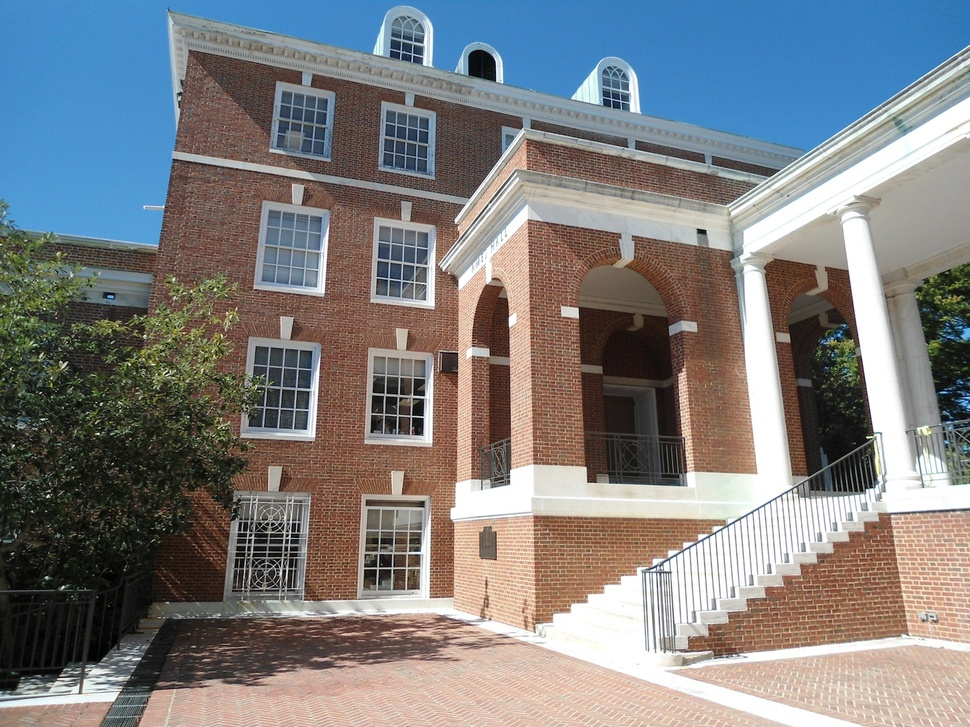
#> input picture lab_week7/ames1.JPG, 970 x 727 px, shrunk from 1600 x 1200 before the run
$ jupyter execute DoManhHung_20002053.ipynb
#> lines starting #> are read from the running program, lines starting #| are printed output that depends on the picture; after the words box and inside, x2 and y2 are one past the last pixel; in counts of white or black regions, pixels touching at a corner belong together
[cell 1]
import cv2
import matplotlib.pyplot as plt
import numpy as np

[cell 2]
image_ames1 = cv2.imread('./ames1.JPG')
#> image_ames1 is the input picture: shape (727, 970, 3); mean B, G, R 128, 126.7, 126.2
image_ames1 = cv2.cvtColor(image_ames1, cv2.COLOR_BGR2RGB)

image_ames2 = cv2.imread('./ames2.JPG')
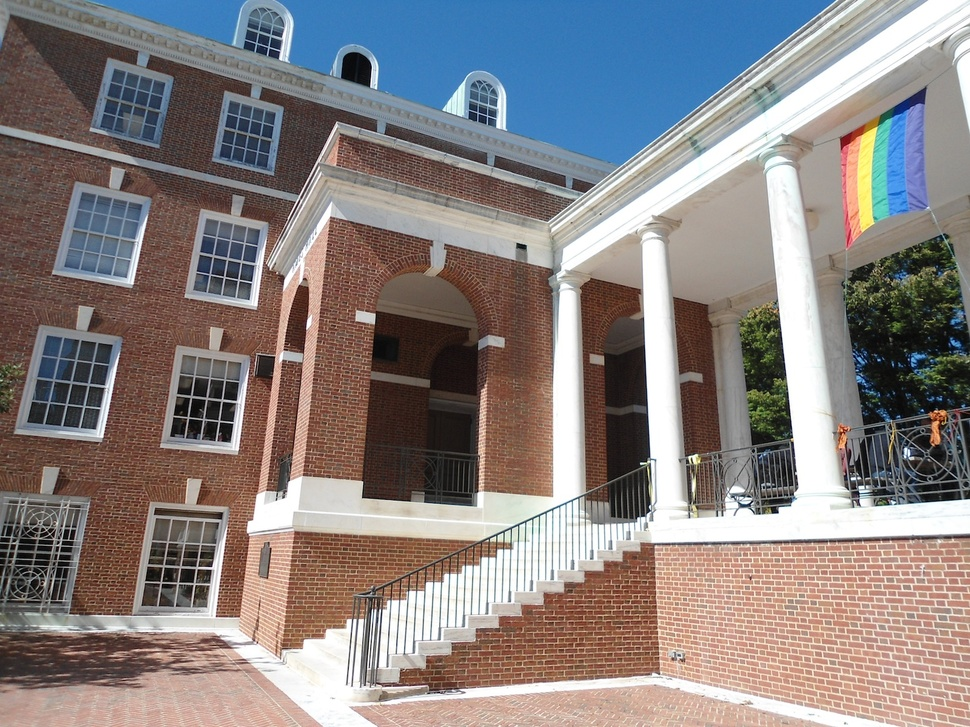
#> input picture lab_week7/ames2.JPG, 970 x 727 px, shrunk from 1600 x 1200 before the run
#> image_ames2 is the input picture: shape (727, 970, 3); mean B, G, R 128.4, 129.4, 136.7
image_ames2 = cv2.cvtColor(image_ames2, cv2.COLOR_BGR2RGB)

plt.figure(figsize=(10, 8))
plt.subplot(121)
plt.imshow(image_ames1)
plt.axis('off')
plt.subplot(122)
plt.imshow(image_ames2)
plt.axis('off')
plt.tight_layout()
plt.show()

# 1. Feature point detection and matching

## Exercise 1

[cell 3]
def corners(image, w, kappa):
#> called with w = 3, kappa = 0.8
    key_points = []
    # a.
    blur = cv2.GaussianBlur(image, (w, w), 3)

    #b.
    Ix = cv2.Sobel(blur, -1, 1, 0, ksize=3)
    Iy = cv2.Sobel(blur, -1, 0, 1, ksize=3)

    # c.
    kernel = cv2.getGaussianKernel(3, 3)
    Ix2 = Ix * Ix
    Iy2 = Iy * Iy
    Ixy = Ix * Iy

    Ix2 = cv2.filter2D(Ix2, 0, cv2.flip(kernel, -1), borderType=cv2.BORDER_CONSTANT)
    Iy2 = cv2.filter2D(Iy2, 0, cv2.flip(kernel, -1), borderType=cv2.BORDER_CONSTANT)
    Ixy = cv2.filter2D(Ixy, 0, cv2.flip(kernel, -1), borderType=cv2.BORDER_CONSTANT)

    det = Ix2 * Iy2 - Ixy * Ixy
    trace = Ix2 + Iy2
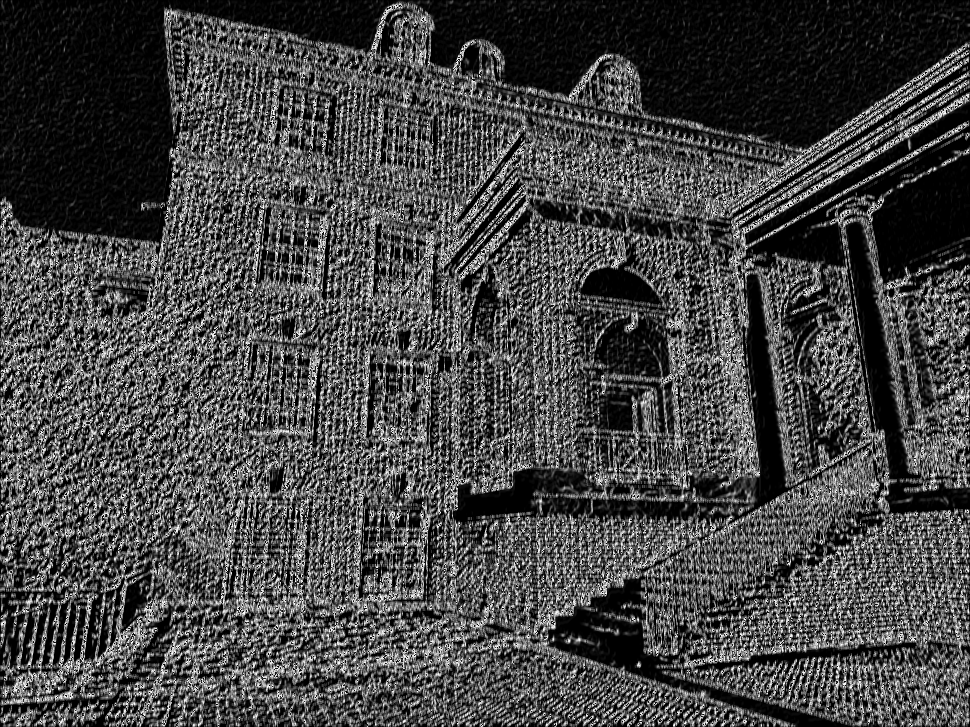
#> trace: shape (727, 970); min 0, max 255, mean 69.6

    R = np.divide(det, trace, np.zeros_like(det, dtype="float64"), where=trace != 0)
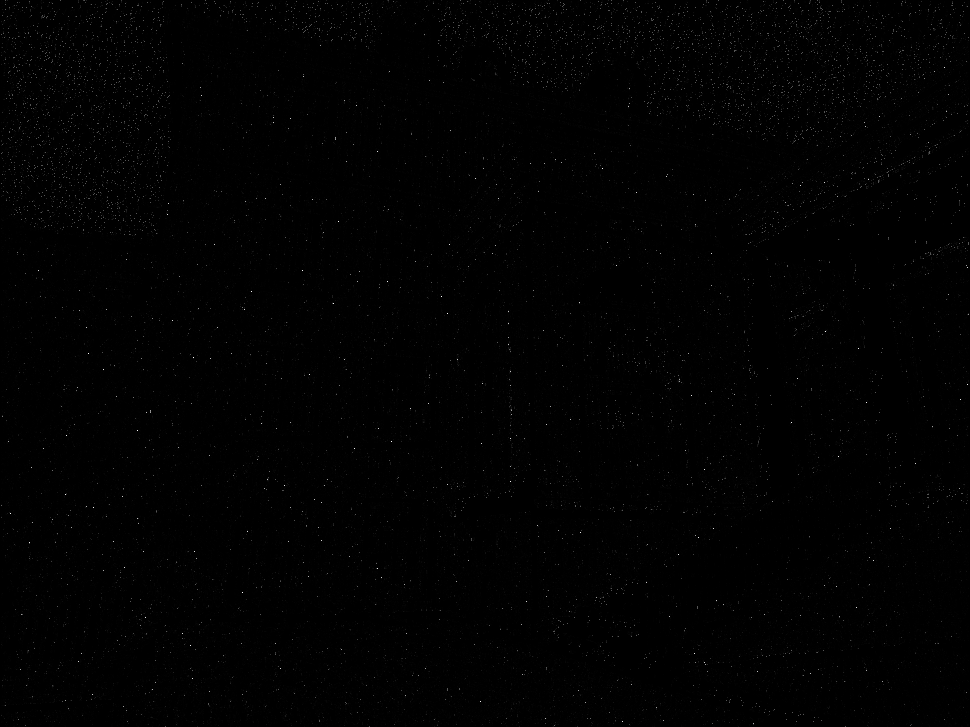
#> R: shape (727, 970) float64; min 0, max 254, mean 1.4
    R = R / np.max(R)

    # d.
    H2 = R > kappa
#> H2: shape (727, 970) bool; 0.01% white in thin lines or dots, all inside (x1, y1, x2, y2) = (10, 67, 968, 722)

    # e.
    border_size = int((w - 1) / 2)
    for i in range(border_size, image.shape[0] - border_size):
        for j in range(border_size, image.shape[1] - border_size):
            k_patch = R[(i - border_size):(i + border_size), (j - border_size):(j + border_size)]
            if H2[i, j] and R[i, j] == np.max(k_patch):
                key_points.append((i, j))
#> after the loop, key_points = 72 pairs, first value 67 to 721, second value 10 to 967

    return key_points

[cell 4]
ames1_gray = cv2.cvtColor(image_ames1, cv2.COLOR_RGB2GRAY)
keypoint_coords = corners(ames1_gray, 3, .8)
#> keypoint_coords has the same summary as key_points in corners

[cell 5]
# Vẽ mỗi điểm lên ảnh
image_ames1 = cv2.imread('./ames1.JPG')
image_ames1 = cv2.cvtColor(image_ames1, cv2.COLOR_BGR2RGB)
for point in keypoint_coords:
    cv2.circle(image_ames1, point, 5, (0, 0, 255), -1)  # Vẽ điểm có bán kính 5, màu đỏ (0, 0, 255)
#> this loop made 72 passes
#> point on passes 1 to 12: (67, 944), (151, 377), (168, 602), (178, 475), (179, 868), (182, 824), (185, 800), (214, 167), (221, 338), (244, 449), (253, 711), (267, 967)
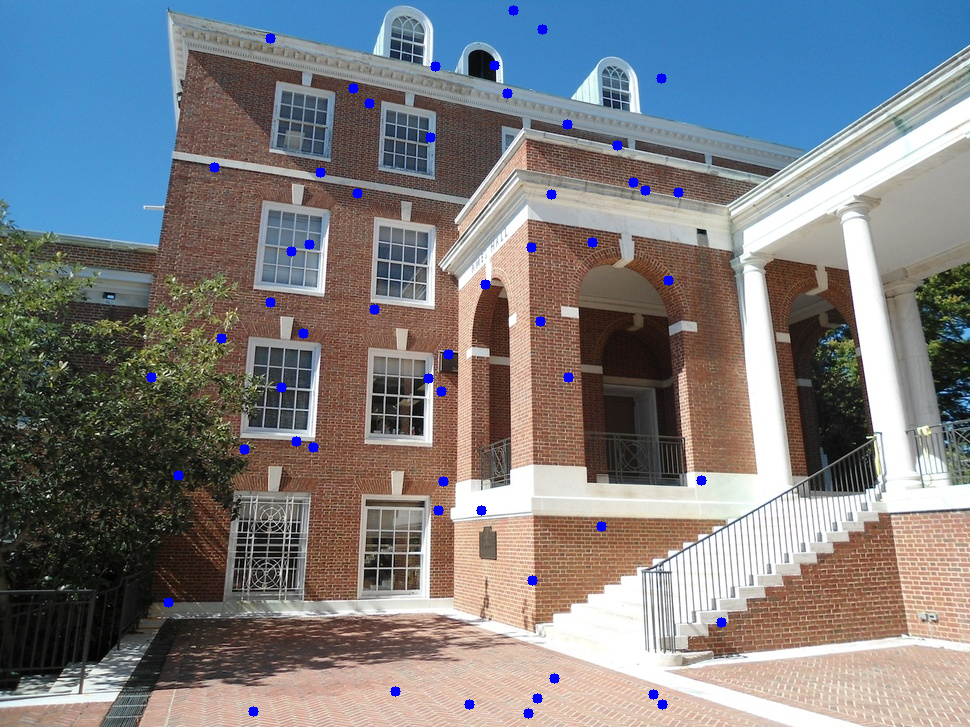
#> image_ames1: shape (727, 970, 3); mean R, G, B 125.3, 125.9, 128.9

plt.imshow(image_ames1)

## Exercise 2

[cell 6]
def features(image, key_points, patch_size = 9):
    descriptors = []
    border_size = int((patch_size - 1) / 2)
    img_pad = np.pad(image, pad_width=border_size, mode="constant", constant_values=0)
    for (x, y) in key_points:
        image_patch = img_pad[(x - border_size):(x + border_size + 1),
                              (y - border_size):(y + border_size + 1)]

        descriptors.append(image_patch.flatten())

    return descriptors

## Exercise 3

[cell 7]
def matching(descriptors1, descriptors2, tau):
    match = []
    ssd_values = []
    for i in range(len(descriptors1)):
        best_match_index = -1
        best_ssd = np.inf
        for j in range(len(descriptors2)):
            ssd = np.sum((descriptors1[i] - descriptors2[j]) ** 2)
            if ssd < best_ssd:
                best_ssd = ssd
                best_match_index = j
        if best_ssd <= tau:
            match.append(best_match_index)
            ssd_values.append(np.min(ssd))
        else:
            match.append(-1)
            ssd_values.append(np.min(ssd))

    return match, ssd_values

[cell 8]
# [24 lines of commented-out code are left out]

# 2. Line detector

## a. Apply the Canny edge detector to images: ames1.JPG

[cell 9]
image = cv2.imread('./ames1.JPG')
image_rgb = cv2.cvtColor(image, cv2.COLOR_BGR2RGB)

edges = cv2.Canny(image, 50, 150)
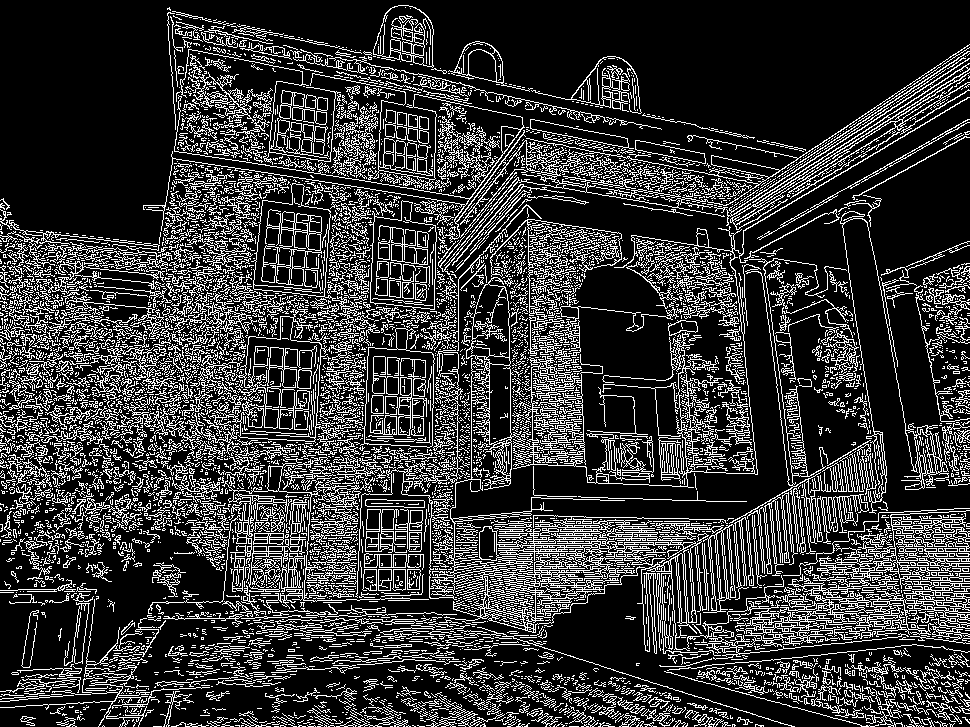
#> edges: shape (727, 970); 21.5% white in thin lines or dots

## b. Apply Hough transform to the detected edges. Plot the lines estimated by Hough transform superimposed on the image.

[cell 10]
lines = cv2.HoughLinesP(edges, 1, np.pi / 180, threshold=100, minLineLength=100, maxLineGap=10)
#> lines = 581 rows, first 6: [667, 551, 776, 563], [302, 81, 617, 396], [524, 524, 846, 530], [736, 611, 846, 721], [36, 399, 323, 470], [186, 68, 489, 371]

image_with_lines = np.copy(image_rgb)
if lines is not None:
    for line in lines:
        x1, y1, x2, y2 = line[0]
        cv2.line(image_with_lines, (x1, y1), (x2, y2), (255, 0, 0), 2)  # Draw lines in red
#> this loop made 581 passes
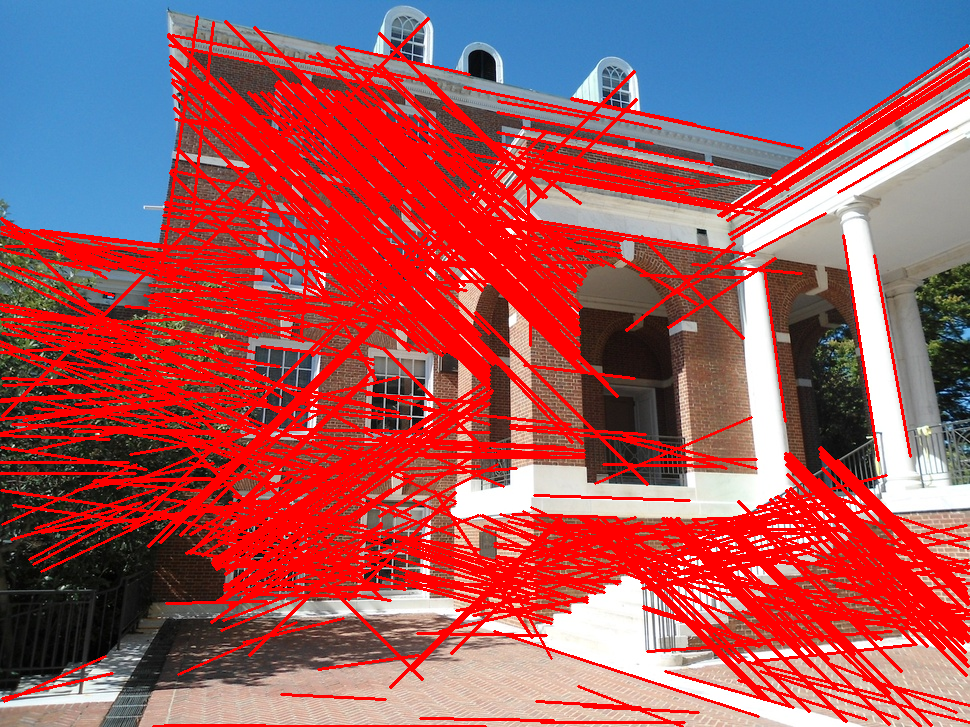
#> image_with_lines: shape (727, 970, 3); mean R, G, B 165.4, 86.9, 91.5

## c. Show the original image, edge map (after step 1), and final image (after step 2).

[cell 11]
fig, axs = plt.subplots(nrows=1, ncols=3, figsize=(20, 8))
axs[0].imshow(image_rgb)
axs[0].set_title('Original Image')
axs[0].axis('off')

axs[1].imshow(edges, cmap='gray')
axs[1].set_title('Canny Edge Map')
axs[1].axis('off')

axs[2].imshow(image_with_lines)
axs[2].set_title('Hough Lines')
axs[2].axis('off')

plt.tight_layout()
plt.show()
